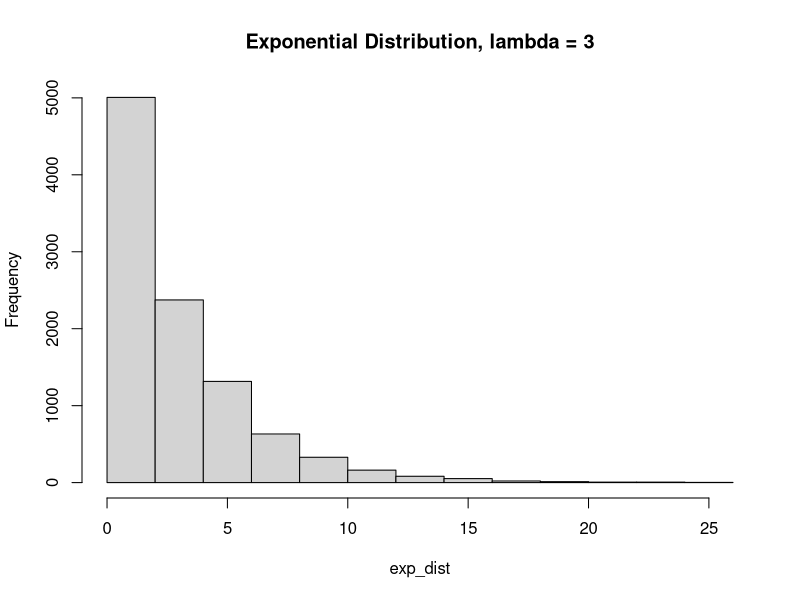
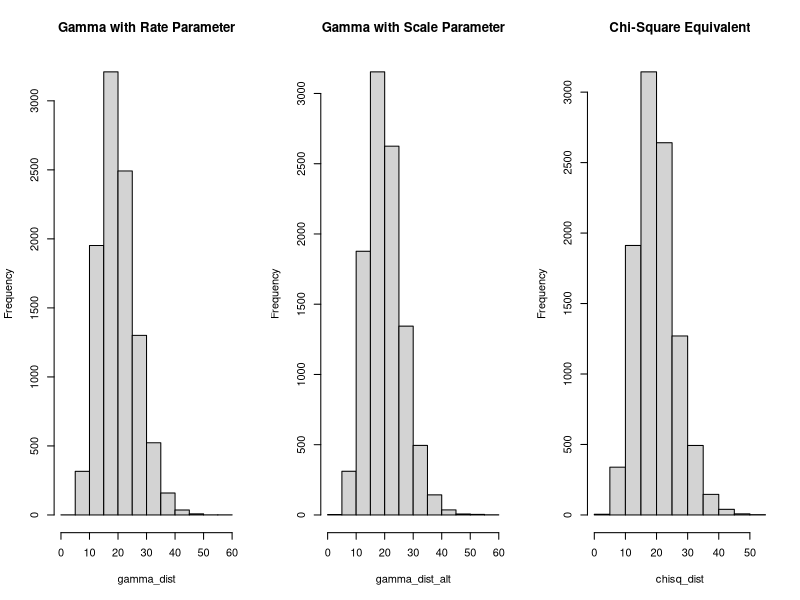
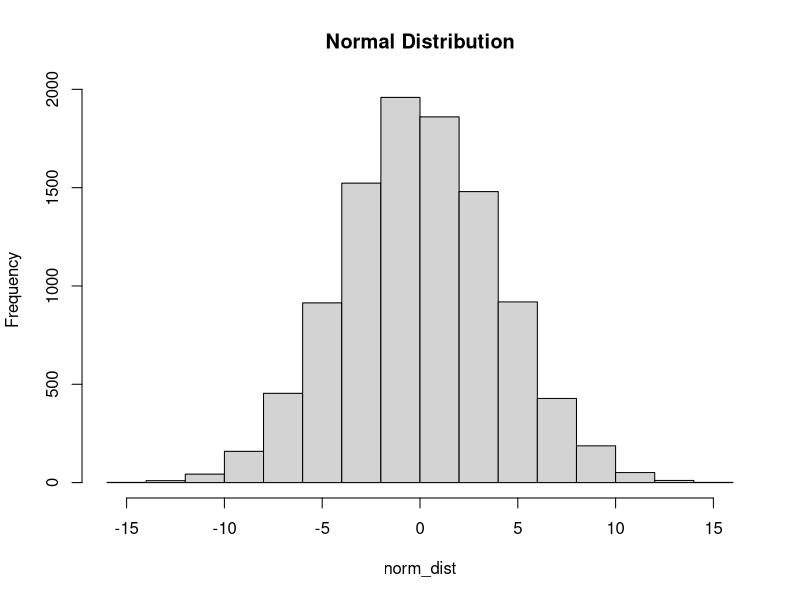

Recreate these plots in R, in order. (Note: a time limit stopped this script after it produced the figures.)
###############################################
## PURPOSE: Demonstration of Simulations for ##
##          Linear Models                    ##
## BY:      Kevin Josey                      ##
###############################################

# Dependencies ------------------------------------------------------------

library(nlme) # for gls()
library(lme4) # for lmer()
set.seed(06041989)


# Generating Random Variables ---------------------------------------------

n <- 10000

## Continuous Random Variables

# Exponential
exp_dist <- rexp(n, rate = 1/3)
hist(exp_dist, main = "Exponential Distribution, lambda = 3")

# Gamma
par(mfrow = c(1,3))
gamma_dist <- rgamma(n, shape = 20/2, rate = 1/2)
hist(gamma_dist, main = "Gamma with Rate Parameter")
gamma_dist_alt <- rgamma(n, shape = 20/2, scale = 2)
hist(gamma_dist_alt, main = "Gamma with Scale Parameter")

# Chi-square: special case of gamma
chisq_dist <- rchisq(n, df = 20)
hist(chisq_dist, main = "Chi-Square Equivalent")

# Normal
par(mfrow = c(1,1))
norm_dist <- rnorm(n, mean = 0, sd = 4)
hist(norm_dist, main = "Normal Distribution")

## Discrete Random Variables

# Poisson
pois_dist <- rpois(n, lambda = 4)
table(pois_dist)

# Bernoulli
bern_dist <- rbinom(n, size = 1, prob = 1/3)
table(bern_dist)


# Probability Integral Transformation -------------------------------------

U <- runif(n)

# Exponential
lambda <- 3
Y <- -lambda*log(1-U)
mean(Y) # lambda
var(Y) # lambda^2

# f(x) = 1/2 cos(x); F(X) = 1/2 sin(X) + 1/2; -pi/2 < X < pi/2

X <- asin(2*U - 1)
mean(X) # mu = 0
var(X) # var = 1/4*(pi^2-8)


# General Linear Model ----------------------------------------------------

## One-way ANOVA

rm(list = ls())

# Design Matrix
n1 <- 15 # sample size for group 1
n2 <- 20 # sample size for group 2
n3 <- 25 # sample size for group 3
n <- n1 + n2 + n3

grp <- factor( rep(1:3, times = c(n1,n2,n3)) )
X <- model.matrix(~ 0 + grp) 
# cell means coding (only time I will use this)

# Random Reponses
e <- rnorm(n, sd = 1.5) # mse = 2.25
mu <- c(1,1,2) # parameters

y <- X %*% mu + e

# Fitting the Model
one.way.fit <- lm(y ~ 0 + grp) # note that we remove the intercept
summary(one.way.fit)

# ANOVA by Hand
C <- rbind(c(1, -1, 0),
           c(1, 0, -1)) # contrast matrix
mu.hat <- solve(t(X) %*% X) %*% t(X) %*% y # OLS estimator
rmse <- t(y - X %*% mu.hat) %*% (y - X %*% mu.hat) / (n - 3) # residual mse

I <- diag(1, nrow = n, ncol = n)
proj.mat <- X %*% solve(t(X) %*% X) %*% t(X) # projection matrix
rmse.alt <- t(y) %*% (I - proj.mat) %*% y / (n - 3) # alternative rmse

mu.0 <- c(1,1,1) # null hypothesis
mu.var <- solve(t(X) %*% X) * as.vector(rmse) # variance of mu.hat

wald.stat <- t(C %*% (mu.hat - mu.0)) %*% solve(C %*% mu.var %*% t(C)) %*% (C %*% (mu.hat - mu.0)) / 2 # Wald statistic

pval <- pf(wald.stat, 2, 57, lower.tail = FALSE) # p-value

anova(lm(y ~ grp)) # check

## Two-Way ANOVA w/ interaction

rm(list = ls())

# Design Matrix (factor 1: 3 lvls, factor 2: 2 levels, balanced design)
n1 <- 30
n2 <- 30
n3 <- 30

m1 <- m2 <- 45

a1 <- factor( rep(1:3, times = c(n1,n2,n3)) )
a2 <- factor( rep(1:2, times = (m1 + m2)/2) )

X <- model.matrix(~ a1*a2) # reference cell coding, full rank matrix

# Response
e <- rnorm(nrow(X), sd = 1.5) # MSE = 2.25; independence
beta <- c(10, 1, -1, 2, 0.5, -0.5) # c(int, factor1.2, factor1.3, factor2.2, factor1.2:factor2.2, factor1.3:factor2.2)

y <- X %*% beta + e

# Fitting the Model
two.way.fit <- lm(y ~ a1*a2)
anova(two.way.fit)
summary(two.way.fit)

## ANCOVA

# Design Matrix
n1 <- 50
n2 <- 50

grp <- factor( rep(c(1,2), times = c(n1,n2)) )
cv <- rnorm(n1 + n2, mean = 2, sd = 1)
X <- model.matrix(~ grp + cv) # reference cell coding

# Response
e <- rnorm(nrow(X), sd = 2) # mse = 4
beta <- c(10, 0.8, 0.1) 

y <- X %*% beta + e

# Fitting the Model
ancova.fit <- lm(y ~ grp + cv)
summary(ancova.fit)


# Repeated Measures ANOVA ----------------------------------------------

rm(list = ls())

p <- 2 # repeated measurements

# Covariance Matrix
R <- matrix(1, nrow = p, ncol = p)
G <- diag(2, nrow = p, ncol = p)

V <- R + G # W/I subject covariance

# Design Matrix
n1 <- 100 # sample size for group 1
n2 <- 100 # sample size for group 2
n3 <- 100 # sample size for group 3
n <- n1 + n2 + n3

grp <- factor( rep(1:3, times = c(n1*p,n2*p,n3*p)) )
time <- factor( rep(1:p, times = n) )
X <- model.matrix(~ grp*time) # reference cell coding
id <- rep(1:n, each = p) # id indexing clusters

# Responses
beta <- c(10, 1, 2, 0.2, -0.1, 0.1) 
# c(int, grp2, grp3, time2, grp2*time2, grp3*time2)

E <- matrix(NA, nrow = n, ncol = p)
# vectorizing the error matrix only works when each
# independent sampling unit has an equal number of planned 
# repeated measurements.

for (i in 1:n) {
  
  E[i,] <- t(chol(V)) %*% rnorm(p, mean = 0, sd = 1)
  # want L not U in LU Decomposition; use unit variance
  
}

e <- as.vector(t(E)) # vectorize by rows of the error matrix 
y <- X %*% beta + e

# Fit Mixed Model
cs.fit <- gls(y ~ grp*time, correlation = corCompSymm(form = ~1|id)) # generalized least squares (nlme)
summary(cs.fit) # ICC = 1/(1+2) = 0.3333 = rho
anova(cs.fit)

# Difference in Differences Hypothesis by Hand ( test interactions )

L <- rbind(c(0,0,0,0,1,0),
           c(0,0,0,0,0,1)) # contrast matrix

nu.e <- n - 3 # residual degrees of freedom
nu.1 <- 2 # numerator degrees of freedom
nu.2 <- nu.e - 1 + 1 # denominator defrees of freedom

beta.hat <- coef(cs.fit) # estimate
theta.hat <- L %*% beta.hat # contrast estimates
theta.0 <- as.matrix( c(0, 0) ) # null hypothesis

# if you can find a better way of extract the covariance estimate, please let me know
V.tmp <- matrix(coef(cs.fit$modelStruct$corStruct, unconstrained = FALSE), nrow = p, ncol = p) 
diag(V.tmp) <- 1
V.hat <- V.tmp*cs.fit$sigma^2 # within subject variance estimate
Sig.hat <- kronecker(diag(1, nrow = n, ncol = n), V.hat) # expand V

wald.var <- solve(L %*% solve(t(X) %*% solve(Sig.hat) %*% X) %*% t(L)) # variance of theta.hat
wald.stat <- t(theta.hat - theta.0) %*% wald.var %*% (theta.hat - theta.0) / nu.1 # wald statistic

pval <- pf(wald.stat, nu.1, nu.2, lower.tail = FALSE) # p-value


# Linear Mixed Effects Model ----------------------------------------------

# Using everything from before but fitting a random intercept model 
# instead of a "compound symmetric pattern" model

d <- rep(rnorm(n, 0, sqrt(1)), each = p)
e <- rnorm(n*p, 0, sqrt(2)) 
# Same ICC as the covariance pattern model,
# errors are independent,
# between cluster heterogeneity is expressed in the random effect

y_n <- X %*% beta + d + e # Z_{ij} = 1 for all i,j

# Fit Model
rand.int.fit <- lmer(y_n ~ grp*time + (1|id)) # using lme4 package
summary(rand.int.fit) # Same distribution as cs.fit response variable


# Power and Sample Size ---------------------------------------------------

## Power

# Monte Carlo Simulation for Power
# Fix: sample size, nuisance parameters, covariates
# For each true beta (effect size more or less):
# (1) Generate 10,000 samples. 
# (2) Run the desired hypothesis test for each sample.
# (3) Save whether you rejected the null or not.
# (4) Proportion of samples that reject is the empirical power

rm(list = ls())

# One-Way ANOVA

iter <- 10000 # no. of iterations
n1 <- 15 # sample size group 1
n2 <- 20 # sample size group 2
n3 <- 25 # sample size group 3

grp <- factor( rep(1:3, times = c(n1,n2,n3)) )
X <- model.matrix(~ grp) # Reference Cell Coding

sd <- 3 # MSE = 9, independent
scen <- seq(0, 3, by = 0.5)

out <- vector(mode = "numeric", length = length(scen)) # initialize output

for(j in 1:length(scen)) { # nested for loops are bad, see if you can't improve this with the apply class of functions
  
  beta <- c(1, 0, scen[j]) # concentrated effects
  n.reject <- 0 # initialize rejection count

  for (i in 1:iter) {
  
    e <- rnorm(nrow(X), sd = sd) # residual error
    y <- X %*% beta + e
  
    fit <- lm(y ~ grp) # fitted model
    a <- anova(fit)
  
    n.reject <- n.reject + ( a$`F value`[1] > qf(0.95, 2, 57) ) 
    # ndf = rank(C) = 2, ddf = N - rank(X) = 60 - 3 = 57
  
  }
  
  out[j] <- n.reject/iter
    
}

pow <- cbind(scen, out)
plot(out ~ scen, data = pow, type = "l", lwd = 2,
     ylab = "Power", xlab = "Concentrated Effect Size", 
     main = "Power with Respect to Concentrated Effects")
abline(h = 0.8, col = "red", lty = 3, lwd = 2)
segments(x0 = 2.5, y0 = -0.1, y1 = 0.8, lty = 3, col = "red", lwd = 2)

## Sample Size

# Consider an equal allocation study (group sample sizes are equal)
# Fix: effect parameters, nuisance parameters, covariates
# Same procedure as sample size

rm(list = ls())

# One-Way ANOVA

iter <- 10000 # no. of iterations
sd <- 3 # mse = 9
try.n <- seq(5, 50, by = 5) # test different sample sizes
beta <- c(1, 0, 2) # note this is our "effect size"

out <- vector(mode = "numeric", length = length(try.n)) # initialize output

for(j in 1:length(try.n)) { # nested for loops are bad, see if you can't improve this with the apply class of functions
  
  n <- try.n[j]
  grp <- factor( rep(1:3, each = n) )
  X <- model.matrix(~ grp) # Reference Cell Coding
  n.reject <- 0 # initialize rejection count
  
  for (i in 1:iter) {
    
    e <- rnorm(nrow(X), sd = sd) 
    y <- X %*% beta + e
    
    fit <- lm(y ~ grp) # fitted model
    a <- anova(fit)
    
    n.reject <- n.reject + ( a$`F value`[1] > qf(0.95, 2, 57) ) 
    # ndf = rank(C) = 2, ddf = N - rank(X) = 60 - 3 = 57
    
  }
  
  out[j] <- n.reject/iter
  
}

samp.size <- cbind(try.n, out)
